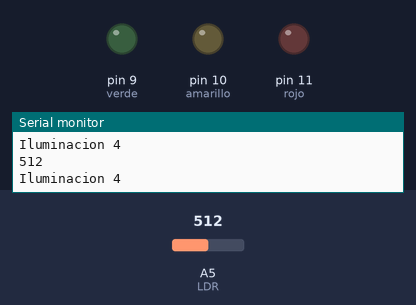
Recording of a sketch running on a simulated Arduino Uno, built with avr-gcc and run on an emulated ATmega328P. On the bench: output pins drawn as LEDs (lit = HIGH), the last lines printed to the serial monitor. Dashed ring = blinking. The test bench sets the inputs (shaded band); at power-on: A5 (LDR) = 512.

Above: at 1.5 s.
1.6 s: A5 (LDR) set to 490
At 2.8 s:
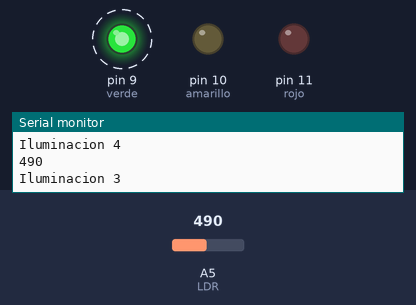
5.1 s: A5 (LDR) set to 390
At 5.7 s:
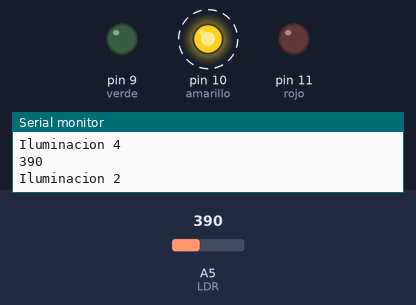
8.6 s: A5 (LDR) set to 290
At 10.3 s:
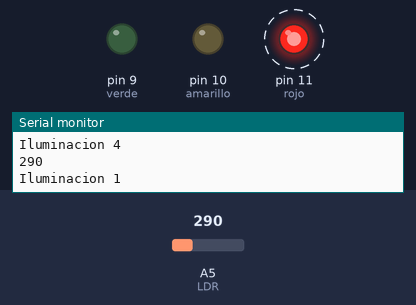
Timing chart, 0 to 18.1 s (numbered marks = the images above; inputs shaded):
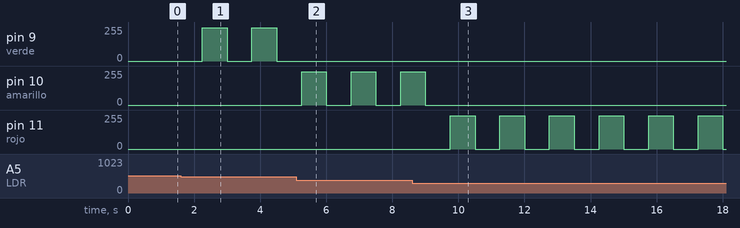

Measured:
- the behaviour switches between 500 and 499 on A5 (LDR) (found by bisection; images 0 and 1)
- after the input at 1.6 s, pin 9 (verde): alternates 250/255 for 0.75 s and 0/255 for 0.75 s, starting after 0.65 s
- after the input at 5.1 s, pin 9 (verde): stops changing and stays 0/255; pin 10 (amarillo): alternates 250/255 for 0.75 s and 0/255 for 0.75 s, starting after 0.15 s
- after the input at 8.6 s, pin 10 (amarillo): goes on until 9.0 s, then stays 0/255; pin 11 (rojo): alternates 250/255 for 0.75 s and 0/255 for 0.75 s, starting after 1.2 s

The sketch:

tp_2_3.ino
```cpp
#define rojo 11
#define amarillo 10
#define verde 9
#define LDR A5
void setup()
{
  Serial.begin(9600);
  pinMode(rojo, OUTPUT);
  pinMode(A5, INPUT);
}

void loop()
{
  int luz = analogRead(LDR);
  Serial.println(luz);
  rango(luz);
 }
void rango(int luz)
  {
  if(luz < 300)
  {
    Serial.println("Iluminacion 1");
    analogWrite(rojo, 250);
    analogWrite(amarillo, 0);
    analogWrite(verde, 0);
    delay(750);
  }
  if(luz > 300 && luz < 400)
  {
    Serial.println("Iluminacion 2");
    analogWrite(rojo, 0);
    analogWrite(amarillo, 250);
    analogWrite(verde, 0);
    delay(750);
  }
  if(luz > 400 && luz < 500)
  {
    Serial.println("Iluminacion 3");
    analogWrite(rojo, 0);
    analogWrite(amarillo, 0);
    analogWrite(verde, 250);
    delay(750);
  }
  if(luz > 500 && luz < 600);
  {
    Serial.println("Iluminacion 4");
    analogWrite(rojo, 0);
    analogWrite(amarillo, 0);
    analogWrite(verde, 0);
    delay(750);
  }
  if(luz > 600)
  {
    Serial.println("Iluminacion 5");
    analogWrite(rojo, 0);
    analogWrite(amarillo, 0);
    analogWrite(verde, 0);
    delay(750);
  }
}
```
